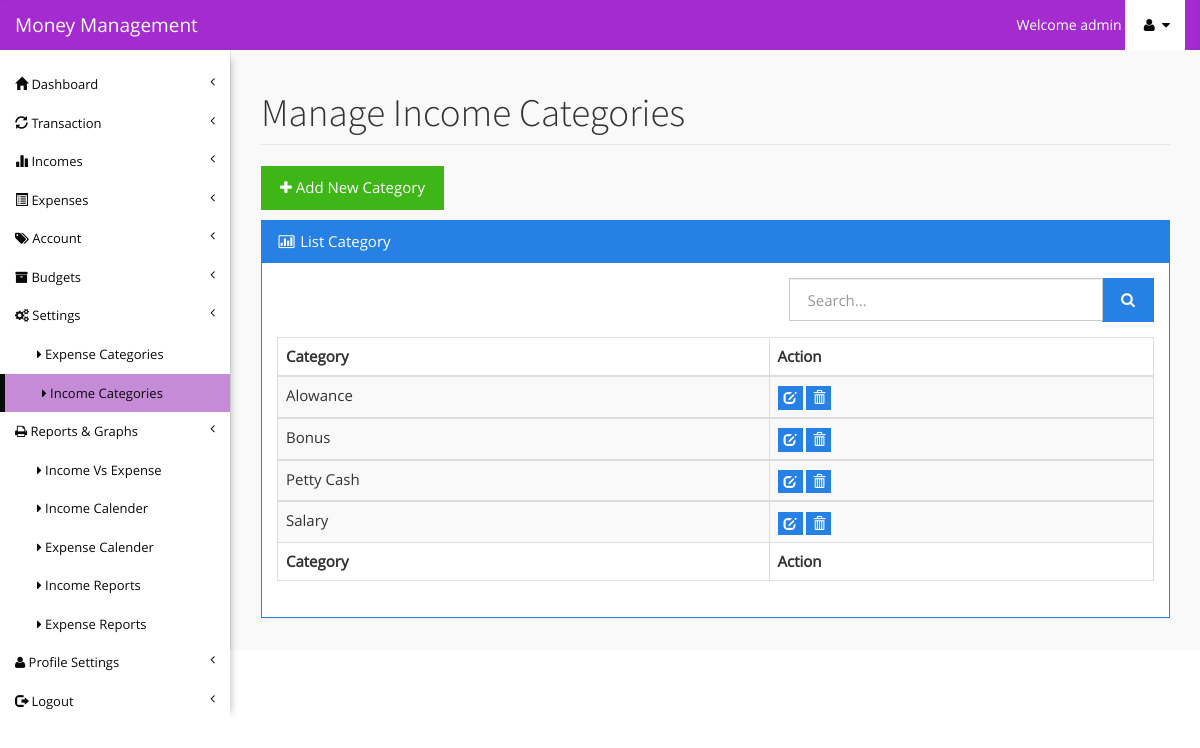
Page /index.php?page=ManageIncomeCategory (signed in) on the committed database.
### tables this page shows
CREATE TABLE `user` (
  `UserId` int(5) NOT NULL,
  `FirstName` varchar(255) NOT NULL,
  `LastName` varchar(255) NOT NULL,
  `Email` varchar(255) NOT NULL,
  `Password` varchar(255) NOT NULL,
  `Currency` varchar(255) NOT NULL
);

CREATE TABLE `category` (
  `CategoryId` int(5) NOT NULL,
  `UserId` int(5) NOT NULL,
  `CategoryName` varchar(255) NOT NULL,
  `Level` int(2) NOT NULL
);

### includes/notification.php (called while the page is built, shortened)
<?php
$Dashboard		    	= "Dashboard";
$Transaction			= "Transaction";
$Incomes				= "Incomes";
$Expenses				= "Expenses";
$Settings				= "Settings";
$Logout					= "Logout";
$Welcome				= "Welcome";
$Category				= "Category";
$Account				= "Account";
$Action					= "Action";
$ListCategory			= "List Category";
$AddNewCategory			= "Add New Category";
$Search					= "Search...";
$IncomeVsExpense		= "Income Vs Expense";
$CategoryIncome			= "Income Categories";
$CategoryExpense		= "Expense Categories";
$ProfileSettings		= "Profile Settings";
$ReportsGraphs			= "Reports & Graphs";
$IncomeReportsM 		= "Income Reports";
$ExpenseReportsM		= "Expense Reports";
$BudgetsM				= "Budgets";
$ManageCategoriesIncome	= "Manage Income Categories";
$IncomeCalender			= "Income Calender";
$ExpenseCalender		= "Expense Calender";
$EditCategory			= "Edit Category";
$DeleteCategories		= "Delete Category";
?>

### includes/global.php (called while the page is built, shortened)
<?php
include ('includes/db.php');
$UserId=$_SESSION['UserId'];
$GetUserInfo = "SELECT * FROM user WHERE UserId = $UserId";
$UserInfo = mysqli_query($mysqli, $GetUserInfo);
$ColUser = mysqli_fetch_assoc($UserInfo);
?>

### pages/ManageIncomeCategory.php (the view, shortened to what this page needs)
<?php
include ('includes/notification.php');
$GetList = "SELECT CategoryId, CategoryName FROM category WHERE Level = 1 AND UserId = $UserId ORDER BY CategoryName ASC";
$GetListCategory = mysqli_query($mysqli,$GetList);
	include ('includes/global.php');
?>
        <div id="page-wrapper">
            <div class="row">
                <div class="col-lg-12">
                    <h1 class="page-header"><?php echo $ManageCategoriesIncome; ?>	</h1>
                </div>
            </div>
            <a href="#new" class="btn white btn-success " data-toggle="modal"><i class="fa fa-plus"></i> <?php echo $AddNewCategory; ?></a>
            <div class="row">
                <div class="col-lg-12">
                    <div class="panel panel-primary">
                        <div class="panel-heading">
                            <i class="fa fa-bar-chart-o fa-fw"></i> <?php echo $ListCategory; ?>
                        </div>
                        <div class="panel-body">
							<div class="pull-right">
								<form action="" method="post">
							<div class="form-group input-group col-lg-5	pull-right">
                                            <input type="text" name="search" placeholder="<?php echo $Search; ?>" class="form-control">
                                            <span class="input-group-btn">
                                                <button class="btn btn-primary" name="searchbtn" type="input"><i class="fa fa-search"></i>
                                                </button>
                                            </span>
                                 </div>
                                 </form>
                            </div>
                            <div class="">
                                <table class="table table-striped table-bordered table-hover" id="assetsdata">
                                    <thead>
			                <tr>
			                    <th class="text-left"><?php echo $Category; ?></th>
			                    <th class="text-left"><?php echo $Action; ?></th>
			                </tr>
			             </thead>
	                	<tbody>
							 <?php while($col = mysqli_fetch_assoc($GetListCategory)){ ?>
							<tr>
							<td><?php echo $col['CategoryName'];?></td>
							<td colspan="2" class="notification">
								<a href="#EditCat<?php echo $col['CategoryId'];?>" class="" data-toggle="modal"><span class="btn btn-primary btn-xs glyphicon glyphicon-edit" data-toggle="tooltip" data-placement="left" title="" data-original-title="<?php echo $EditCategory; ?>"></span></a>
								<a href="#DeleteCat<?php echo $col['CategoryId'];?>"  data-toggle="modal"><span class=" glyphicon glyphicon-trash btn btn-primary btn-xs" data-toggle="tooltip" data-placement="right" title="" data-original-title="<?php echo $DeleteCategories; ?>"></span></a>
							</td>
							</tr>
	                	</tbody>
                            </div>
                            </div>
	                		 <?php } ?>
		                <tfoot>
			                <tr>
			                   	<th class="text-left"><?php echo $Category; ?></th>
			                    <th class="text-left"><?php echo $Action; ?></th>
			                </tr>
		                </tfoot>

### includes/header.php (shortened to what this page needs)
<?php
include ('includes/notification.php');
?>
<!DOCTYPE html>
<html lang="en">
<head>
    <link href="css/bootstrap.min.css" rel="stylesheet">
    <link href="css/plugins/metisMenu/metisMenu.min.css" rel="stylesheet">
    <link href="css/plugins/dataTables.bootstrap.css" rel="stylesheet">
    <link href="css/sb-admin-2.css" rel="stylesheet">
    <link href="css/custom.css" rel="stylesheet">
    <link href="js/plugins/fullcalender/fullcalendar.css" rel="stylesheet">
     <link href="css/datepicker.css" rel="stylesheet">
    <link href="css/plugins/morris.css" rel="stylesheet">
    <link href="font-awesome-4.1.0/css/font-awesome.min.css" rel="stylesheet" type="text/css">
</head>
<body>
    <div id="wrapper">
        <nav class="navbar navbar-default navbar-static-top" role="navigation" style="margin-bottom: 0">
        <div class="headmain">
            <div class="navbar-header">
                <a class="navbar-brand" href="index.php">Money Management</a>
            </div>
            <ul class="nav navbar-top-links navbar-right">
                <li>
                     <?php
                    echo $Welcome;?>
                    <?php
                    echo $ColUser['FirstName'];?>
                </li>
                <li class="dropdown">
                    <a class="dropdown-toggle" data-toggle="dropdown" href="#">
                        <i class="fa fa-user fa-fw"></i>  <i class="fa fa-caret-down"></i>
                    </a>
                </li>
            </ul>
        </div>
            <div class="navbar-default sidebar" role="navigation">
                <div class="sidebar-nav navbar-collapse">
                    <ul class="nav font-sidebar" id="side-menu">
                        <li>
                            <a <?php ActiveClass("index");?> href="index.php"><i class="glyphicon glyphicon-home"></i>  <?php echo $Dashboard;?><span class="fa arrow"></a>
                        </li>
                        <li>
                            <a <?php ActiveClass("index.php?page=Transaction");?>  href="index.php?page=Transaction"><i class="glyphicon glyphicon-refresh"></i>  <?php echo $Transaction;?><span class="fa arrow"></a>
                        </li>
                        <li>
                            <a <?php ActiveClass("index.php?page=AssetReport");?> href="index.php?page=AssetReport"><i class="glyphicon glyphicon-stats"></i>  <?php echo $Incomes;?><span class="fa arrow"></span></a>
                        </li>
                        <li>
                            <a <?php ActiveClass("index.php?page=ExpenseReport");?> href="index.php?page=ExpenseReport" ><i class="glyphicon glyphicon-list-alt"></i> <?php echo $Expenses;?><span class="fa arrow"></span></a>
                        <li>
                                <li>
                                    <a <?php ActiveClass("index.php?page=ManageAccount");?> href="index.php?page=ManageAccount"> <i class="fa fa-tags"></i> <?php echo $Account;?><span class="fa arrow"></a>
                                </li>
                        </li>
                        </li>
                        <li><a <?php ActiveClass("index.php?page=ManageBudget");?> href="index.php?page=ManageBudget"><i class="fa fa-archive"></i> <?php echo $BudgetsM;?><span class="fa arrow"></a>
                        </li>
                    <li>
                        <a class="parent" href="javascript:void(0)"><i class="fa fa-gears"> </i> <?php echo $Settings;?><span class="fa arrow"></a>
                        <ul class="nav nav-second-level" id="subitem">
                                <li>
                                    <a <?php ActiveClass("index.php?page=ManageExpenseCategory");?> href="index.php?page=ManageExpenseCategory"><i class="fa fa-caret-right"></i> <?php echo $CategoryExpense;?></a>
                                </li>
                                <li>
                                    <a <?php ActiveClass("index.php?page=ManageIncomeCategory");?> href="index.php?page=ManageIncomeCategory"><i class="fa fa-caret-right"></i> <?php echo $CategoryIncome;?></a>
                                </li>
                        </ul>
                    </li>
                    <li>
                         <a class="parent" href="javascript:void(0)"><i class="fa fa-print"> </i> <?php echo $ReportsGraphs;?><span class="fa arrow"></a>
                         <ul class="nav nav-second-level" >
                                <li>
                                    <a <?php ActiveClass("index.php?page=IncomeVsExpense");?> id="subitem" href="index.php?page=IncomeVsExpense"><i class="fa fa-caret-right"> </i> <?php echo $IncomeVsExpense;?></a>
                                </li>
                                <li>
                                    <a <?php ActiveClass("index.php?page=IncomeCalender");?> id="subitem" href="index.php?page=IncomeCalender"><i class="fa fa-caret-right"> </i> <?php echo $IncomeCalender;?></a>
                                </li>
                                <li>
                                    <a <?php ActiveClass("index.php?page=ExpenseCalender");?> id="subitem" href="index.php?page=ExpenseCalender"><i class="fa fa-caret-right"> </i> <?php echo $ExpenseCalender;?></a>
                                </li>
                                <li>
                                    <a <?php ActiveClass("index.php?page=AllIncomeReports");?> id="subitem" href="index.php?page=AllIncomeReports"><i class="fa fa-caret-right"></i> <?php echo $IncomeReportsM ;?></a>
                                </li>
                                <li>
                                    <a <?php ActiveClass("index.php?page=AllExpenseReports");?> id="subitem" href="index.php?page=AllExpenseReports"><i class="fa fa-caret-right"></i> <?php echo $ExpenseReportsM;?></a>
                                </li>
                        </ul>
                    </li>
                       <li>
                            <a <?php ActiveClass("index.php?page=Settings");?> href="index.php?page=Settings"><i class="fa fa-user"> </i> <?php echo $ProfileSettings;?><span class="fa arrow"></a>
                        </li>
                         <li>
                            <a href="index.php?action=logout"><i class="glyphicon glyphicon-log-out"></i>  <?php echo $Logout;?><span class="fa arrow"></a>
                        </li>
                    </ul>
                </div>
            </div>
        </nav>

### css/sb-admin-2.css (style rules this page uses)
body { background-color: #f8f8f8; }
#wrapper { width: 100%; }
#page-wrapper { padding: 0 15px; min-height: 568px; background-color: #fff; }
@media (min-width:768px) { #page-wrapper { position: inherit; margin: 0 0 0 250px; padding: 0 30px; border-left: 1px solid #e7e7e7; } }
.navbar-top-links li { display: inline-block; }
.navbar-top-links li:last-child { margin-right: 15px; }
.navbar-top-links li a { padding: 15px; min-height: 50px; }
.sidebar .sidebar-nav.navbar-collapse { padding-right: 0; padding-left: 0; }
.sidebar ul li { border-bottom: 1px solid #e7e7e7; }
.sidebar ul li a.active { background-color: #eee; }
.sidebar .arrow { float: right; }
.sidebar .fa.arrow:before { content: "\f104"; }
.sidebar .nav-second-level li, .sidebar .nav-third-level li { border-bottom: 0!important; }
.sidebar .nav-second-level li a { padding-left: 37px; }
@media (min-width:768px) { .sidebar { z-index: 1; position: absolute; width: 250px; margin-top: 51px; } }

### css/custom.css (style rules this page uses)
body { background: #fff; font-family: 'Open Sans'; }
#wrapper { width: 100%; }
.font-sidebar { font-size:13px; }
#page-wrapper { padding: 0 15px; min-height: 600px; background-color: #F9F9F9; }
@media (min-width:768px) { #page-wrapper { position: inherit; margin: 0 0 0 230px; padding: 0 30px; border-left: 1px solid #e7e7e7; } }
.navbar-top-links li { display: inline-block; color: #fff; }
.navbar-top-links li:last-child { margin-right: 15px; background-color: #fff; }
.navbar-top-links li a { padding: 15px; min-height: 50px; }
.sidebar .sidebar-nav.navbar-collapse { padding-top: 14px; padding-right: 0; padding-left: 0; background: #fff; -webkit-box-shadow: 10px 0 7px -8px rgba(0,0,0,.2); -moz-box-shadow: 10px 0 7px -8px rgba(0,0,0,.2); box-shadow: 10px 0 7px -8px rgba(0,0,0,.2); }
.sidebar ul li { border-bottom: 0px solid #DBDBDB; }
.sidebar ul li a.active { background-color: #C58BD7; border-left: rgb(0, 134, 252) 5px solid; border-left-color: initial; }
.sidebar .arrow { float: right; }
.sidebar .fa.arrow:before { content: "\f104"; }
.sidebar .nav-second-level li, .sidebar .nav-third-level li { border-bottom: 0!important; }
.sidebar .nav-second-level li a { padding-left: 37px; }
@media (min-width:768px) { .sidebar { z-index: 1; position: absolute; width: 230px; margin-top: 51px; } }
.white { color: #fff; margin-bottom: 10px; }
.navbar-default { box-shadow: -3px 0px 8px -4px rgba(0, 0, 0, 0.07) inset !important; background: none repeat scroll 0% 0% #a32bcf !important; font-size: 14px; -webkit-box-shadow: inset -3px 0px 8px -4px rgba(0, 0, 0, 0.1); -moz-box-shadow: inset -3px 0px 8px -4px rgba(0, 0, 0, 0.1); box-shadow: inset -3px 0px 8px -4px rgba(0, 0, 0, 0.07); border: none !important; }
.navbar-brand { color: #FFF !important; }
.headmain { background: #165BB5; }
.navbar-right { margin-right: 0px !important; }

### rows in the picture
user: FirstName "admin"
category: CategoryName "Alowance"
category: CategoryName "Bonus"
category: CategoryName "Petty Cash"
category: CategoryName "Salary"

### other values in the picture
$Welcome "Welcome"
$Dashboard "Dashboard"
$Transaction "Transaction"
$Incomes "Incomes"
$Expenses "Expenses"
$Account "Account"
$BudgetsM "Budgets"
$Settings "Settings"
$CategoryExpense "Expense Categories"
$CategoryIncome "Income Categories"
$ReportsGraphs "Reports & Graphs"
$IncomeVsExpense "Income Vs Expense"
$IncomeCalender "Income Calender"
$ExpenseCalender "Expense Calender"
$IncomeReportsM "Income Reports"
